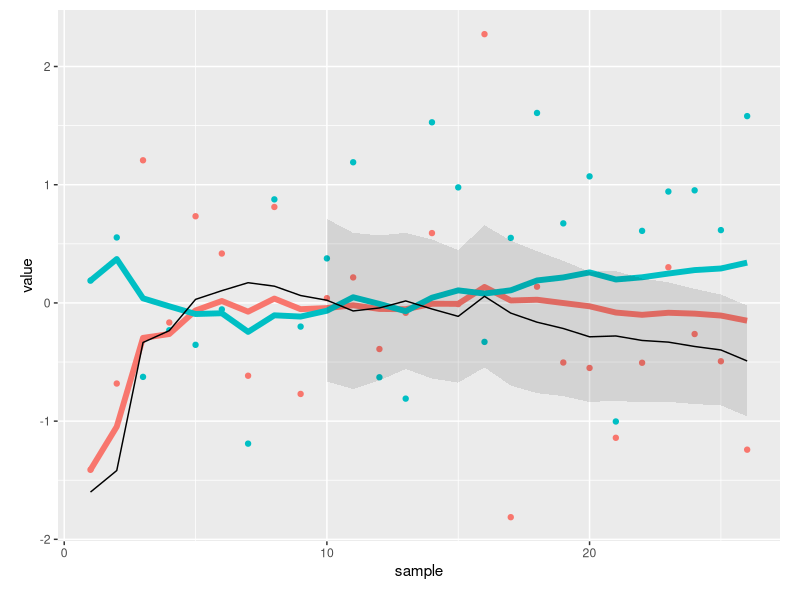
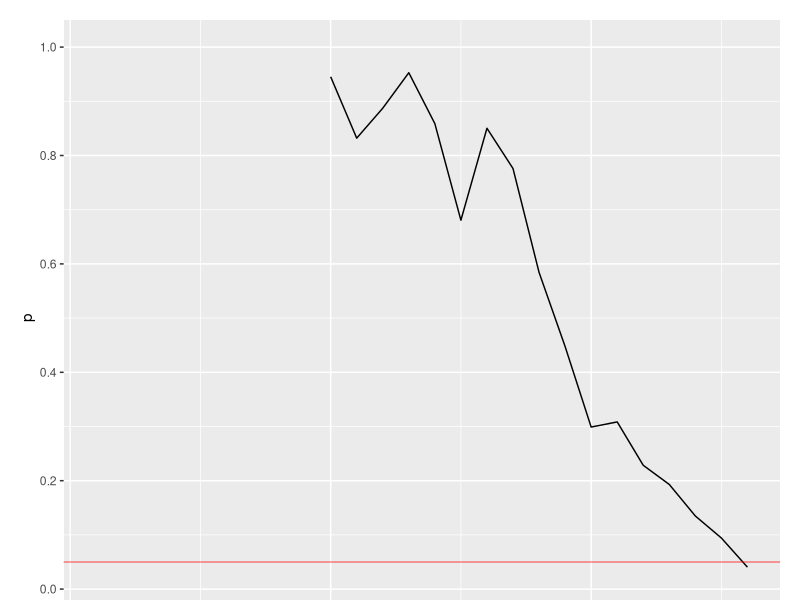

The R script that drew these images, in order: (Note: this script raises an error after producing the figures.)
library(ggplot2)
library(gridExtra)
library(scales)
library(reshape)
library(zoo)

partialmean <- function(x) rollapply(x,width=length(x),partial=TRUE,align="right",FUN=mean)

simulate <- function(alpha=0.05,n=10,maxiter=3000,...){
  require(ggplot2)
  require(scales)
  require(reshape)
  
  increment <- 1
  a <- rnorm(n)
  b <- rnorm(n)
  p <- rep(NA,n-1)
  t <- rep(NA,n-1)
  ua <- partialmean(a[1:n-1])
  ub <- partialmean(b[1:n-1])
  ci.min <- rep(NA,n-1)
  ci.max <- rep(NA,n-1)
  
  count <- n
  for(i in 1:maxiter){
    t0 <- t.test(a,b)
    t <- c(t,t0$statistic)
    p <- c(p,t0$p.value)
    ua <- c(ua,t0$estimate["mean of x"])
    ub <- c(ub,t0$estimate["mean of y"])
    ci.max <- c(ci.max, t0$conf.int[2])
    ci.min <- c(ci.min, t0$conf.int[1])
    if(t0$p.value <= alpha){
      break
    }
    
    count <- count + increment
    nexta <- rnorm(increment)
    nextb <- rnorm(increment)
    a <- c(a,nexta)
    b <- c(b,nextb)
  }
  
  if(tail(p,n=1) > alpha){
    # failure to converge
    warning(paste("Failed to achieve significance in",maxiter,"iterations."))
  }
  
  df <-  data.frame(a,b)
  df$idx <- as.numeric(row.names(df))
  
  du <-  data.frame(a=ua,b=ub)
  du$idx <- as.numeric(row.names(du))
  
  dc <- data.frame(diff=ua-ub,lower=ci.min,upper=ci.max)
  dc$idx <- as.numeric(row.names(dc))
  
  pvals <- data.frame(p)
  pvals$idx <- as.numeric(row.names(pvals))
  
  tvals <- data.frame(t)
  tvals$idx <- as.numeric(row.names(tvals))
  
  
  df <- melt(df,measure.vars=c("a","b"),variable_name="group")
  du <- melt(du,measure.vars=c("a","b"),variable_name="group")
  
  if(count <= 100)
    trans <- 1
  else
    trans <- 1 / log10(count)
  
  list(count=count
       ,samples=df
       ,means=du
       ,conf.int=dc
       ,samples.plot=ggplot(data=df,aes(x=idx,y=value,color=group),size=1.5) + 
                     geom_point(alpha=I(trans)) + 
                     geom_line(data=du,size=2) +
                     scale_y_continuous(breaks= pretty_breaks())
       ,pvals=pvals
       ,pvals.plot=ggplot(data=pvals,aes(x=idx,y=p)) + 
                   geom_line() + 
                   geom_abline(intercept=alpha, slope=0, color="red",alpha=I(1/2)) +
                   scale_y_continuous(breaks= pretty_breaks(),limits=c(0,1))
       ,tvals=tvals
       ,tvals.plot=ggplot(data=tvals,aes(x=idx,y=t)) + 
         geom_line() + 
         scale_y_continuous(breaks= pretty_breaks())
       )
}

test <- simulate(maxiter=1000) 

pplot <- test$pvals.plot +  
            theme(axis.title.x = element_blank()
                  ,axis.text.x= element_blank()
                  ,axis.ticks.x=element_blank()
                  ,plot.margin=unit(c(1,1,-1,1), "lines")) 

ciplot <- test$samples.plot + 
            geom_ribbon(aes(x=idx,ymin=lower,ymax=upper,y=diff),color=NA,fill="black",alpha=I(1/10),data=test$conf.int) + 
            geom_line(aes(x=idx,y=diff),color="black",data=test$conf.int) + 
            xlab("sample") + 
            theme(legend.position = "none"
                  ,plot.margin=unit(c(0.5,1,1,1), "lines"))

combiplot <- arrangeGrob(pplot, ciplot, ncol=1, nrow=2, widths=c(4), heights=c(1, 4),plot=FALSE)
